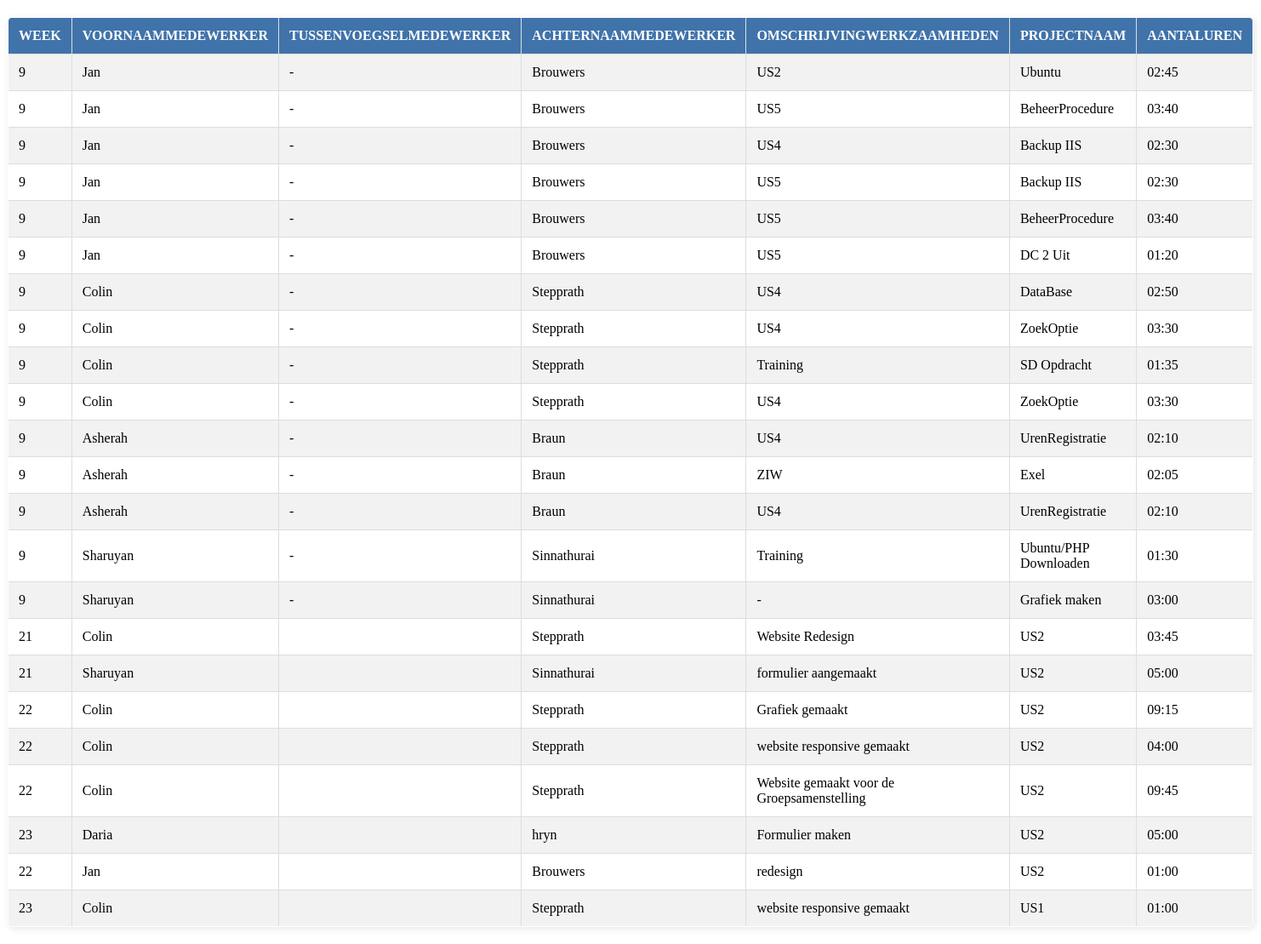
/Werkzaamheden_info.php, run on the app's committed database.
### tables this page shows
CREATE TABLE IF NOT EXISTS `werkzaamheden` (
  `ID` int DEFAULT NULL,
  `Week` int DEFAULT NULL,
  `VoornaamMedewerker` varchar(255) DEFAULT NULL,
  `TussenVoegselMedewerker` varchar(50) DEFAULT NULL,
  `AchternaamMedewerker` varchar(255) DEFAULT NULL,
  `Omschrijvingwerkzaamheden` varchar(80) DEFAULT NULL,
  `Projectnaam` varchar(50) DEFAULT NULL,
  `Aantaluren` varchar(60) DEFAULT NULL,
  `opdracht_id` int DEFAULT NULL,
  `medewerker_id` int DEFAULT NULL,
  `Jaar` int NOT NULL,
  `record_id` int NOT NULL AUTO_INCREMENT,
  PRIMARY KEY (`record_id`),
  KEY `opdracht_id` (`opdracht_id`),
  KEY `medewerker_id` (`medewerker_id`)
);

### Werkzaamheden_info.php (the view, shortened to what this page needs)
<?php
include('db_connect.php');
echo '<link rel="stylesheet" type="text/css" href="medewerkersTabel.css">';
$conn = new mysqli($servername, $username, $password, $dbname);
$sql = "SELECT * FROM werkzaamheden";
$result = $conn->query($sql);
echo "<table border='1'>";
echo "<tr>";
if ($result->num_rows > 0) {
    $columns = $result->fetch_fields();
   foreach ($columns as $column) {
    if (in_array($column->name, ['opdracht_id', 'medewerker_id' , 'ID' , 'record_id' , 'Jaar'])) continue;
    echo "<th>" . htmlspecialchars($column->name) . "</th>";
}
    echo "</tr>";
    while ($row = $result->fetch_assoc()) {
        echo "<tr>";
             foreach ($row as $kolom => $value) {
    if (in_array($kolom, ['opdracht_id', 'medewerker_id' , 'ID' , 'record_id' , 'Jaar'])) continue;
    echo "<td>" . htmlspecialchars($value ?? '') . "</td>";
}
        echo "</tr>";
    }
} else {
    echo "<tr><td colspan='100%'>Geen gegevens gevonden</td></tr>";
}
echo "</table>";
?>

### MedewerkersTabel.css (style rules this page uses)
table { width: 80%; margin: 20px auto; border-collapse: collapse; background: white; box-shadow: 2px 2px 10px rgba(0, 0, 0, 0.1); border-radius: 5px; overflow: hidden; }
th, td { border: 1px solid #ddd; padding: 12px; text-align: left; font-size: 16px; }
th { background-color: #4073aa; color: white; text-transform: uppercase; }
tr:nth-child(even) { background-color: #f2f2f2; }

### data on the page
werkzaamheden: Week "9", VoornaamMedewerker "Jan", TussenVoegselMedewerker "-", AchternaamMedewerker "Brouwers", Omschrijvingwerkzaamheden "US2", Projectnaam "Ubuntu", Aantaluren "02:45"
werkzaamheden: Week "9", VoornaamMedewerker "Jan", TussenVoegselMedewerker "-", AchternaamMedewerker "Brouwers", Omschrijvingwerkzaamheden "US5", Projectnaam "BeheerProcedure", Aantaluren "03:40"
werkzaamheden: Week "9", VoornaamMedewerker "Jan", TussenVoegselMedewerker "-", AchternaamMedewerker "Brouwers", Omschrijvingwerkzaamheden "US4", Projectnaam "Backup IIS", Aantaluren "02:30"
werkzaamheden: Week "9", VoornaamMedewerker "Jan", TussenVoegselMedewerker "-", AchternaamMedewerker "Brouwers", Omschrijvingwerkzaamheden "US5", Projectnaam "Backup IIS", Aantaluren "02:30"
werkzaamheden: Week "9", VoornaamMedewerker "Jan", TussenVoegselMedewerker "-", AchternaamMedewerker "Brouwers", Omschrijvingwerkzaamheden "US5", Projectnaam "BeheerProcedure", Aantaluren "03:40"
werkzaamheden: Week "9", VoornaamMedewerker "Jan", TussenVoegselMedewerker "-", AchternaamMedewerker "Brouwers", Omschrijvingwerkzaamheden "US5", Projectnaam "DC 2 Uit", Aantaluren "01:20"
werkzaamheden: Week "9", VoornaamMedewerker "Colin", TussenVoegselMedewerker "-", AchternaamMedewerker "Stepprath", Omschrijvingwerkzaamheden "US4", Projectnaam "DataBase", Aantaluren "02:50"
werkzaamheden: Week "9", VoornaamMedewerker "Colin", TussenVoegselMedewerker "-", AchternaamMedewerker "Stepprath", Omschrijvingwerkzaamheden "US4", Projectnaam "ZoekOptie", Aantaluren "03:30"
werkzaamheden: Week "9", VoornaamMedewerker "Colin", TussenVoegselMedewerker "-", AchternaamMedewerker "Stepprath", Omschrijvingwerkzaamheden "Training", Projectnaam "SD Opdracht", Aantaluren "01:35"
werkzaamheden: Week "9", VoornaamMedewerker "Colin", TussenVoegselMedewerker "-", AchternaamMedewerker "Stepprath", Omschrijvingwerkzaamheden "US4", Projectnaam "ZoekOptie", Aantaluren "03:30"
werkzaamheden: Week "9", VoornaamMedewerker "Asherah", TussenVoegselMedewerker "-", AchternaamMedewerker "Braun", Omschrijvingwerkzaamheden "US4", Projectnaam "UrenRegistratie", Aantaluren "02:10"
werkzaamheden: Week "9", VoornaamMedewerker "Asherah", TussenVoegselMedewerker "-", AchternaamMedewerker "Braun", Omschrijvingwerkzaamheden "ZIW", Projectnaam "Exel", Aantaluren "02:05"
werkzaamheden: Week "9", VoornaamMedewerker "Asherah", TussenVoegselMedewerker "-", AchternaamMedewerker "Braun", Omschrijvingwerkzaamheden "US4", Projectnaam "UrenRegistratie", Aantaluren "02:10"
werkzaamheden: Week "9", VoornaamMedewerker "Sharuyan", TussenVoegselMedewerker "-", AchternaamMedewerker "Sinnathurai", Omschrijvingwerkzaamheden "Training", Projectnaam "Ubuntu/PHP Downloaden", Aantaluren "01:30"
werkzaamheden: Week "9", VoornaamMedewerker "Sharuyan", TussenVoegselMedewerker "-", AchternaamMedewerker "Sinnathurai", Omschrijvingwerkzaamheden "-", Projectnaam "Grafiek maken", Aantaluren "03:00"
werkzaamheden: Week "21", VoornaamMedewerker "Colin", AchternaamMedewerker "Stepprath", Omschrijvingwerkzaamheden "Website Redesign", Projectnaam "US2", Aantaluren "03:45"
werkzaamheden: Week "21", VoornaamMedewerker "Sharuyan", AchternaamMedewerker "Sinnathurai", Omschrijvingwerkzaamheden "formulier aangemaakt", Projectnaam "US2", Aantaluren "05:00"
werkzaamheden: Week "22", VoornaamMedewerker "Colin", AchternaamMedewerker "Stepprath", Omschrijvingwerkzaamheden "Grafiek gemaakt", Projectnaam "US2", Aantaluren "09:15"
werkzaamheden: Week "22", VoornaamMedewerker "Colin", AchternaamMedewerker "Stepprath", Omschrijvingwerkzaamheden "website responsive gemaakt", Projectnaam "US2", Aantaluren "04:00"
werkzaamheden: Week "22", VoornaamMedewerker "Colin", AchternaamMedewerker "Stepprath", Omschrijvingwerkzaamheden "Website gemaakt voor de Groepsamenstelling", Projectnaam "US2", Aantaluren "09:45"
werkzaamheden: Week "23", VoornaamMedewerker "Daria", AchternaamMedewerker "hryn", Omschrijvingwerkzaamheden "Formulier maken", Projectnaam "US2", Aantaluren "05:00"
werkzaamheden: Week "22", VoornaamMedewerker "Jan", AchternaamMedewerker "Brouwers", Omschrijvingwerkzaamheden "redesign", Projectnaam "US2", Aantaluren "01:00"
werkzaamheden: Week "23", VoornaamMedewerker "Colin", AchternaamMedewerker "Stepprath", Omschrijvingwerkzaamheden "website responsive gemaakt", Projectnaam "US1", Aantaluren "01:00"

### other printed values
$column->name "WEEK"
$column->name "VOORNAAMMEDEWERKER"
$column->name "TUSSENVOEGSELMEDEWERKER"
$column->name "ACHTERNAAMMEDEWERKER"
$column->name "OMSCHRIJVINGWERKZAAMHEDEN"
$column->name "PROJECTNAAM"
$column->name "AANTALUREN"
